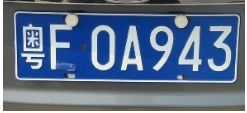
#> input picture images/0a943.PNG, 247 x 113 px, found by its file name
$ python testForCarNoIdentity.py
#> lines starting #> are read from the running program, lines starting #| are printed output that depends on the picture; after the words box and inside, x2 and y2 are one past the last pixel; in counts of white or black regions, pixels touching at a corner belong together
import cv2
import numpy as np

def stretch(img):
    '''
    图像拉伸函数，增强对比度
    '''
    maxi=float(img.max()) # 最小灰度
    mini=float(img.min()) # 最大灰度

    for i in range(img.shape[0]):
        for j in range(img.shape[1]):
            img[i,j]=(255/(maxi-mini)*img[i,j]-(255*mini)/(maxi-mini))

    return img

# 二值化只是针对单通道而言，所以这里如果是多通道（有颜色的），还是会保留颜色。
# 这个也是为什么图像处理很多时候需要先灰度化的原因
def dobinaryzation(img):
    '''
    二值化处理函数
    '''
    maxi=float(img.max())
    mini=float(img.min())

    x=maxi-((maxi-mini)/2)
    #二值化,返回阈值ret  和  二值化操作后的图像thresh
    ret,thresh=cv2.threshold(img,x,255,cv2.THRESH_BINARY)
    #返回二值化后的黑白图像
    return thresh

if __name__ == "__main__":
    img=cv2.imread('images/0a943.PNG',cv2.IMREAD_COLOR)
#> img is the input picture: shape (113, 247, 3); mean B, G, R 139.1, 112.3, 93.4
    img = cv2.cvtColor(img, cv2.COLOR_BGR2GRAY)
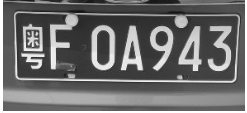
#> img: shape (113, 247); min 18, max 255, mean 109.7
    img_stretch = stretch(img)
#> in stretch, `maxi=float(img.max())`: maxi = 255
#> in stretch, `mini=float(img.min())`: mini = 18
    img_twovalue = dobinaryzation(img)
#> in dobinaryzation, `maxi=float(img.max())`: maxi = 255
#> in dobinaryzation, `mini=float(img.min())`: mini = 0
#> in dobinaryzation, `x=maxi-((maxi-mini)/2)`: x = 127.5
#> in dobinaryzation, `ret,thresh=cv2.threshold(img,x,255,cv2.THRESH_BINARY)`:
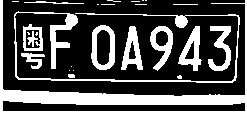
#> thresh: shape (113, 247); 30.3% white; 27 white regions (14 under 20 px), largest, box (x1, y1, x2, y2) and area: (0, 0, 247, 113) 3721, (14, 11, 240, 83) 1574, (91, 25, 115, 70) 531
#> in dobinaryzation, `ret,thresh=cv2.threshold(img,x,255,cv2.THRESH_BINARY)`: ret = 127
    cv2.imshow('raw image', img)
    cv2.imshow('stretch img', img_stretch)
    cv2.imshow('two value', img_twovalue)
    r=16
    h=w=r*2+1
    kernel=np.zeros((h,w),np.uint8)
    cv2.circle(kernel,(r,r),r,1,-1)
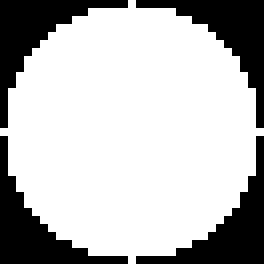
#> kernel: shape (33, 33) (shown 8 times larger); values 0 (black) and 1 (white), 73.2% white; 4 black regions, box (x1, y1, x2, y2) and area: (0, 0, 16, 16) 73, (17, 0, 33, 16) 73, (0, 17, 16, 33) 73, (17, 17, 33, 33) 73
    openingimg=cv2.morphologyEx(img_stretch,cv2.MORPH_OPEN,kernel)
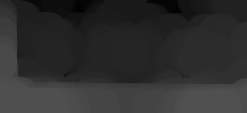
#> openingimg: shape (113, 247); min 0, max 80, mean 46.3
    strtimg=cv2.absdiff(img_stretch,openingimg)
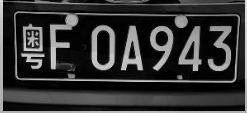
#> strtimg: shape (113, 247); min 0, max 224, mean 51.9
    cv2.imshow('diff img', strtimg)
    img_twovalue_2 = dobinaryzation(strtimg)
#> in dobinaryzation (call 2), `maxi=float(img.max())`: maxi = 224
#> in dobinaryzation (call 2), `x=maxi-((maxi-mini)/2)`: x = 112
#> in dobinaryzation (call 2), `ret,thresh=cv2.threshold(img,x,255,cv2.THRESH_BINARY)`:
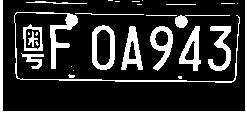
#> thresh: shape (113, 247); 19.2% white; 29 white regions (14 under 20 px), largest, box (x1, y1, x2, y2) and area: (14, 12, 240, 83) 1090, (0, 0, 247, 113) 1049, (92, 25, 115, 70) 505
    cv2.imshow('two value_2', img_twovalue_2)

    cv2.waitKey()
    cv2.destroyAllWindows()

$ run again, with images/chessboard.jpg saved as images/0a943.PNG
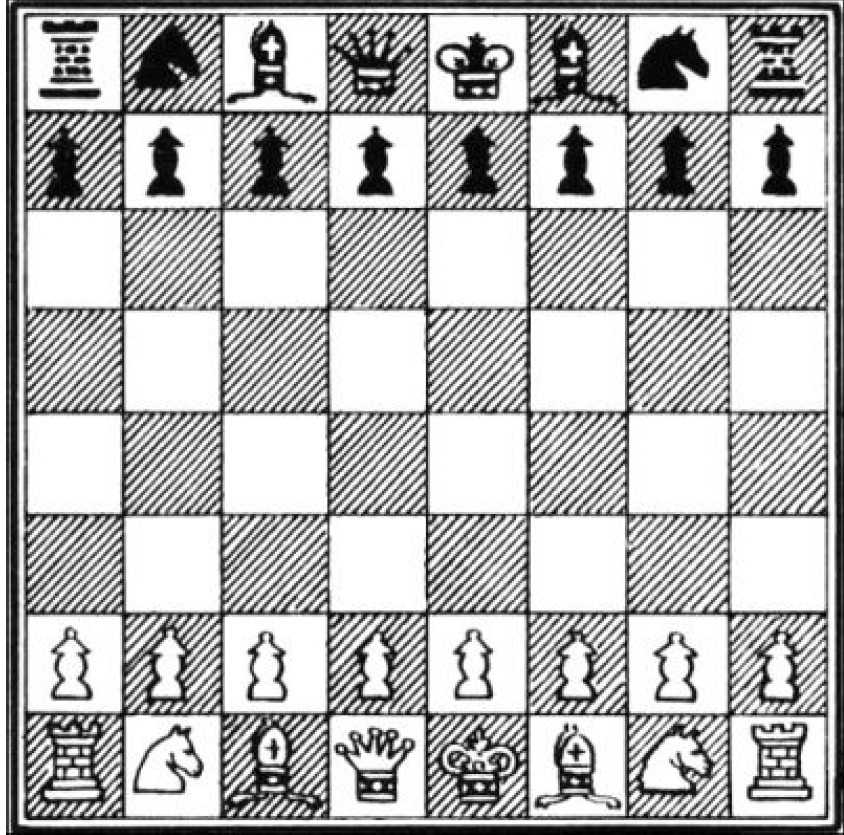
#> input picture images/chessboard.jpg, 844 x 835 px, found by its file name
#> img is the input picture: shape (835, 844, 3); min 0, max 255, mean 179.6
#> img: shape (835, 844)
#> in stretch, `maxi=float(img.max())`: maxi = 255
#> in stretch, `mini=float(img.min())`: mini = 0
#> in dobinaryzation, `maxi=float(img.max())`: maxi = 255
#> in dobinaryzation, `mini=float(img.min())`: mini = 0
#> x = 127.5
#> in dobinaryzation, `ret,thresh=cv2.threshold(img,x,255,cv2.THRESH_BINARY)`:
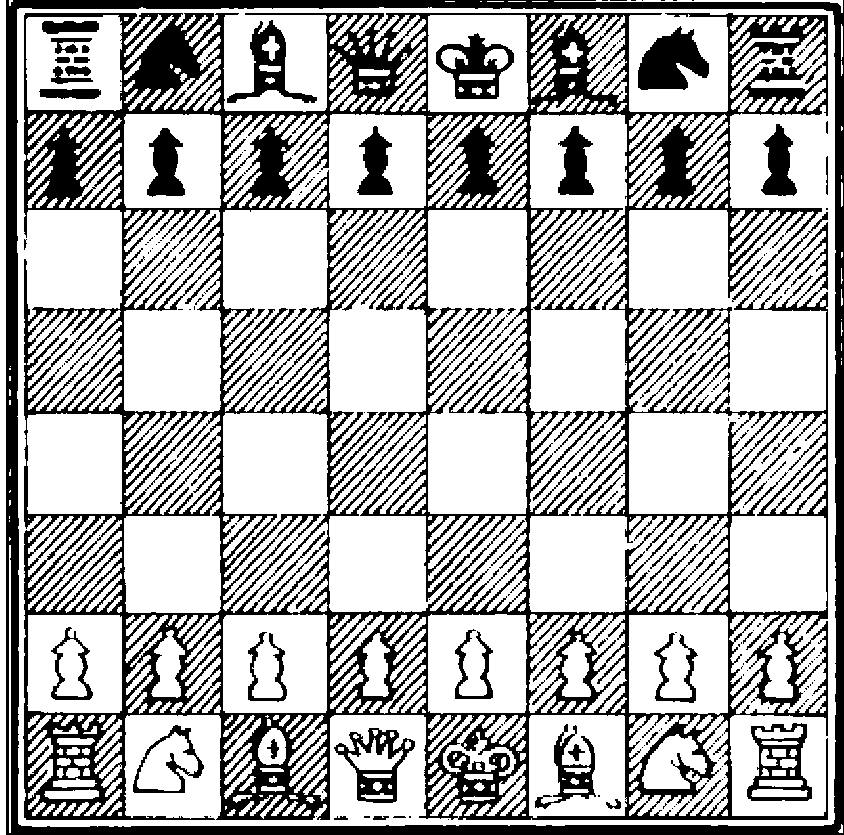
#> thresh: shape (835, 844); 70.1% white; 188 black regions (133 under 20 px), largest, box (x1, y1, x2, y2) and area: (23, 13, 828, 820) 152856, (6, 0, 844, 835) 30461, (638, 26, 709, 90) 2867
#> ret = 127
#> kernel: shape (33, 33); values 0 (black) and 1 (white), 73.2% white; 4 black regions, box (x1, y1, x2, y2) and area: (0, 0, 16, 16) 73, (17, 0, 33, 16) 73, (0, 17, 16, 33) 73, (17, 17, 33, 33) 73
#> in dobinaryzation (call 2), `ret,thresh=cv2.threshold(img,x,255,cv2.THRESH_BINARY)`:
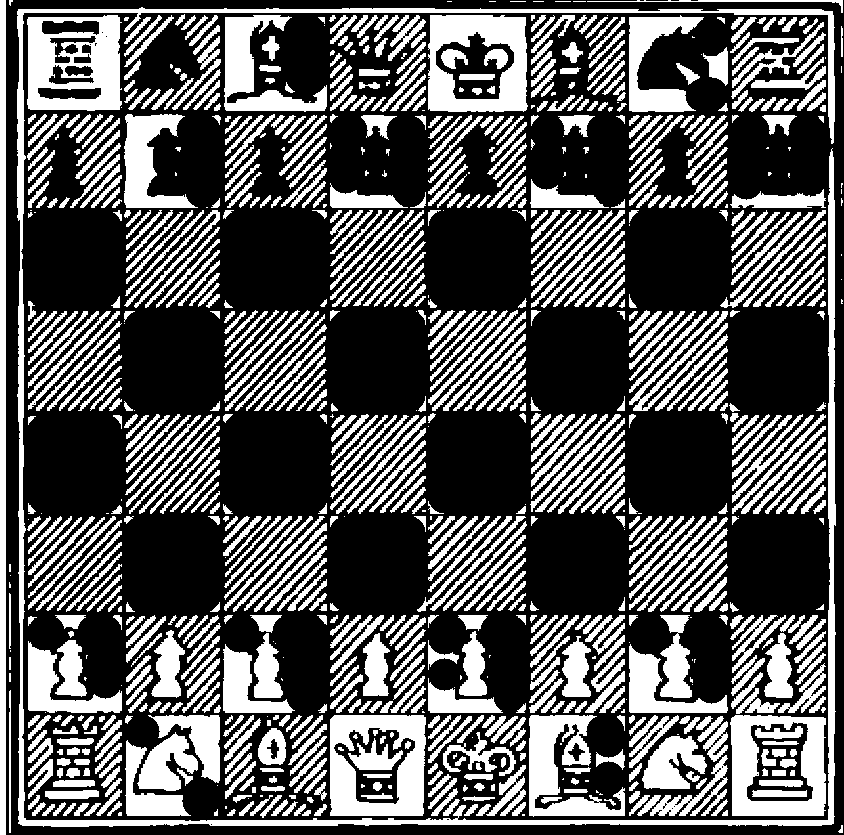
#> thresh: shape (835, 844); 34.7% white; 985 white regions (132 under 20 px), largest, box (x1, y1, x2, y2) and area: (17, 7, 836, 827) 17047, (27, 15, 122, 111) 6192, (330, 715, 426, 816) 5985
